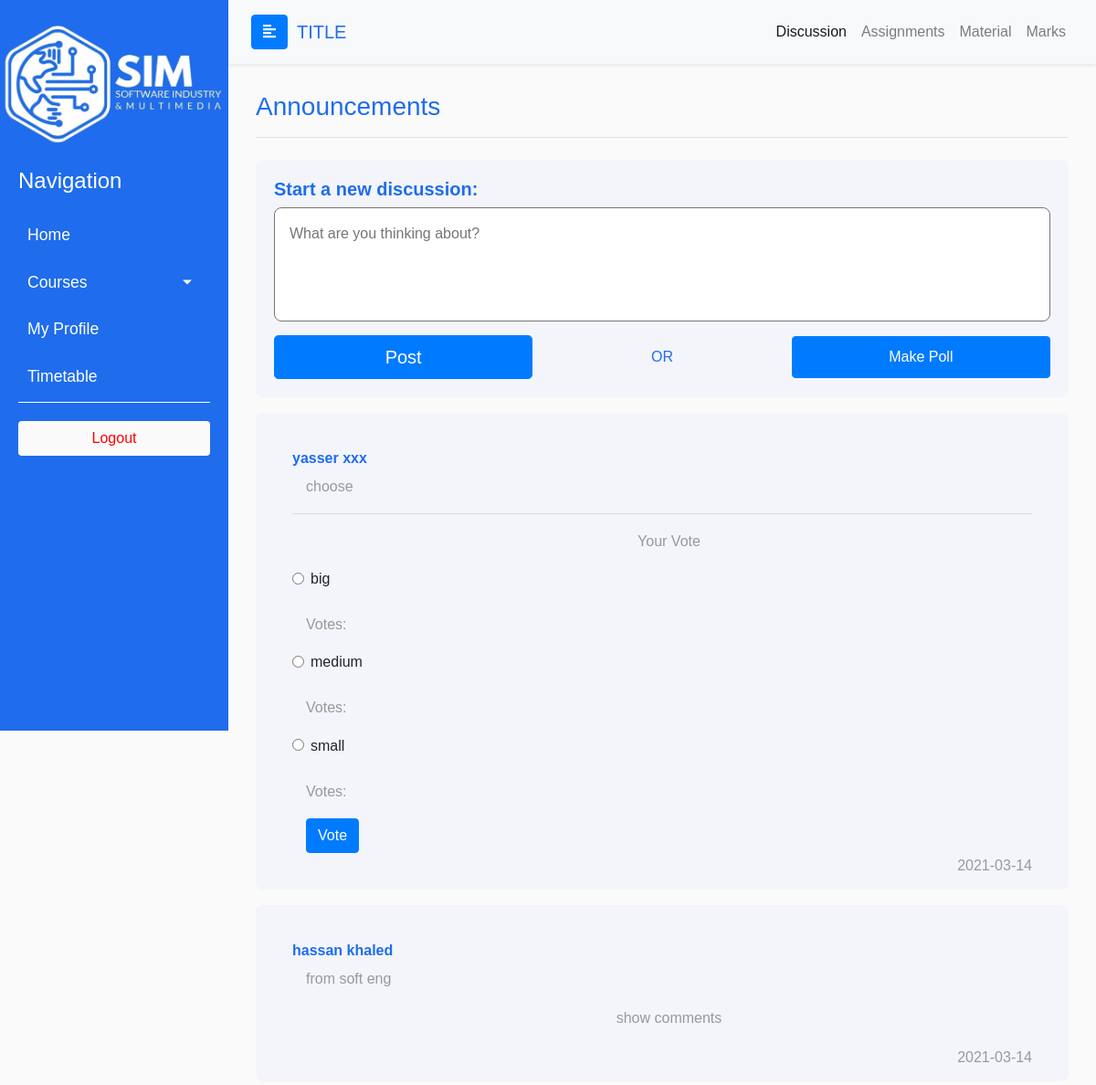
Screenshot of /student/discussion.php?course_id=6 (signed in) with the database file from the repository.
### tables this page shows
CREATE TABLE `polls` (
  `poll_id` int(10) NOT NULL,
  `id_user` int(12) NOT NULL,
  `poll_content` text NOT NULL,
  `poll_date` date NOT NULL,
  `id_course` int(12) NOT NULL,
  `id_semester` int(11) NOT NULL
);

CREATE TABLE `poll_options` (
  `option_id` int(12) NOT NULL,
  `id_poll` int(10) NOT NULL,
  `option_content` varchar(255) DEFAULT NULL,
  `votes` int(11) DEFAULT NULL
);

CREATE TABLE `posts` (
  `post_id` int(12) NOT NULL,
  `id_user` int(12) NOT NULL,
  `id_course` int(12) NOT NULL,
  `post_title` varchar(255) NOT NULL,
  `post_author` varchar(255) NOT NULL,
  `post_user` varchar(255) NOT NULL,
  `post_date` date NOT NULL,
  `post_image` text NOT NULL,
  `post_content` text NOT NULL,
  `post_tags` varchar(255) NOT NULL,
  `post_views_count` int(11) NOT NULL,
  `votes` int(5) NOT NULL DEFAULT 0,
  `id_semester` int(11) NOT NULL
);

### includes/utils/helper.php (called while the page is built, shortened)
<?php
function getCurrentSemester()
{
    global $conn;
    $query = "SELECT semester_id FROM semesters ORDER BY semester_id DESC LIMIT 1";
    $query_result = mysqli_query($conn, $query);
    if ($query_result) {
        $result = mysqli_fetch_assoc($query_result);
        return $result['semester_id'];
    } else {
        return -1;
    }
}

### includes/functions.php (called while the page is built, shortened)
<?php
include_once "db_conn.php";
include_once "utils\\helper.php";
include_once dirname(__FILE__, 1) . DIRECTORY_SEPARATOR . "Admin" . DIRECTORY_SEPARATOR . "all_types" . DIRECTORY_SEPARATOR . "functions.php";
$semester = getCurrentSemester();
function getUserName($user_id)
{
    global  $conn;
    $query = "SELECT first_name, middle_name FROM users  WHERE id = '$user_id' ";
    $result = mysqli_query($conn, $query);
    $user_name = "";
    while ($row = mysqli_fetch_assoc($result)) {
        $first = $row['first_name'];
        $middle = $row['middle_name'];
        $user_name .= $first;
        $user_name .= " ";
        $user_name .= $middle;
    }
    return $user_name;
}
function getAllPosts($course_id, $id_semester)
{
    global $conn;
    $query = "SELECT post_id, id_user,post_author, post_date, post_content, votes FROM posts WHERE id_course ='$course_id' AND id_semester = '$id_semester' ORDER BY post_id  DESC ";
    $result = mysqli_query($conn, $query);
    return $result;
}
function getPolls($id_course, $id_semester)
{
    global $conn;
    $query = "SELECT * FROM polls WHERE id_course = '$id_course' AND id_semester = '$id_semester' ORDER BY poll_id DESC ";
    $result = mysqli_query($conn, $query);
    return $result;
}
function getPollOptions($id_poll)
{
    global $conn;
    $query = "SELECT * FROM poll_options WHERE id_poll = '$id_poll' ";
    $result = mysqli_query($conn, $query);
    return $result;
}
function checkIfVotedPoll($poll_id, $user_id)
{
    global $conn;
    $query = "SELECT * FROM poll_votes WHERE id_poll = '$poll_id' AND id_user = '$user_id'";
    $result = mysqli_query($conn, $query);
    return mysqli_num_rows($result) != 0;
}

### student/discussion.php (the view, shortened to what this page needs)
<?php
if (isset($_GET['course_id'])) {
    $course_id = $_GET['course_id'];
    $semester_id = $_SESSION['semester_id'];
} else {
    header("Location:../my_profile.php");
}
$user_id = $_SESSION['id'];
?>
<!DOCTYPE html>
<html>
<head>
    <link rel="stylesheet" href="https://stackpath.bootstrapcdn.com/bootstrap/4.1.0/css/bootstrap.min.css">
    <link rel="stylesheet" href="../css/rootStyles.css">
    <link rel="stylesheet" href="css/dispost.css">
    <link rel="stylesheet" href="https://cdnjs.cloudflare.com/ajax/libs/malihu-custom-scrollbar-plugin/3.1.5/jquery.mCustomScrollbar.min.css">
</head>
<body>
    <div class="wrapper">
        <?php
        include_once dirname(__FILE__, 2) . DIRECTORY_SEPARATOR . "paths.php";
        include $student_sidebar_path;
        ?>
        <div id="content">
            <div class="page-body">
                <h3 style="color: #206cef;">
                    Announcements
                </h3>
                <hr class="mb-4">
                <div class="container discussion-form">
                    <h5 class="">Start a new discussion:</h5>
                    <form class="row" action="" method="post">
                        <div class="col-lg-12">
                            <textarea class="w-100 p-3" id="exampleFormControlTextarea1" name="post_text" style="resize: none; height: 125px; border-radius: 8px;" placeholder="What are you thinking about?"></textarea>
                        </div>
                        <div class="btn-grp w-100">
                            <button type="submit" name="post_btn" class="btn btn-primary  btn-lg btn-block">Post</button>
                            <div class="col-lg-4">OR</div>
                            <a type="button" class="col-lg-4 btn btn-primary" data-toggle="modal" data-target="#modalPoll" name="modalPoll">Make Poll</a>
                        </div>
                    </form>
                </div>
                <?php
                $polls = getPolls($course_id, $semester_id);
                while ($row = mysqli_fetch_assoc($polls)) {
                    $res_poll_id = $row['poll_id'];
                    $poll_id_user = $row['id_user'];
                    $res_poll_content = $row['poll_content'];
                    $res_poll_date = $row['poll_date'];
                    $poll_author = getUserName($poll_id_user);
                ?>
                    <form action="" method="post">
                        <div class="container post">
                            <h6>
                                <?php echo $poll_author; ?>
                            </h6>
                            <p>
                                <?php echo $res_poll_content; ?>
                            </p>
                            <hr>
                            <p class="text-center">
                                <strong>Your Vote</strong>
                            </p>
                            <?php
                            $poll_options = getPollOptions($res_poll_id);
                            while ($row = mysqli_fetch_assoc($poll_options)) {
                                $option_id = $row['option_id'];
                                $option_content = $row['option_content'];
                                $option_votes = $row['votes'];
                            ?>
                                <div class="form-check mb-4">
                                    <input class="form-check-input" name="option_id" type="radio" id="<?php echo $res_poll_id ?>" value="<?php echo $option_id ?>">
                                    <label class="form-check-label" for="<?php echo $res_poll_id ?>"><?php echo $option_content ?></label>
                                </div>
                                <p>Votes: <?php echo $option_votes; ?></p>
                            <?php }
                            if (!checkIfVotedPoll($res_poll_id, $user_id)) {
                            ?>
                                <div class=" container">
                                    <input type="submit" name="poll_vote" value="Vote" class="btn btn-primary ">
                                </div>
                            <?php } else {
                            ?>
                                <div class=" container">
                                    <input type="submit" name="redo_vote" value="Redo" class="btn btn-primary ">
                                </div>
                            <?php }
                            ?>
                            <p class="date"> <?php echo $res_poll_date ?> </p>
                        </div>
                    </form>
                <?php }
                ?>
                <?php
                $posts_result = getAllPosts($course_id, $semester_id);
                while ($row = mysqli_fetch_assoc($posts_result)) {
                    $result_post_id = $row['post_id'];
                    $result_post_date = $row['post_date'];
                    $result_post_author = $row['post_author'];
                    $result_post_content = $row['post_content'];
                ?>
                    <div class="container post">
                        <form action="" method="post">
                            <?php echo " <h6><a href=''>$result_post_author</a></h6>" ?>
                            <?php
                            echo "<p> $result_post_content </p>";
                            ?>
                            <p class="text-center"><a href="../post.php?<?php echo "course_id=$course_id&sem_id=$semester_id&" ?>p_id=<?php echo $result_post_id; ?>&u_id=<?php echo $user_id; ?>">show
                                    comments </a></p>
                            <?php
                            echo "<p class='date'>$result_post_date </p>";
                            ?>
                        </form>
                    </div>
                <?php } ?>
            </div>
        </div>
    </div>
</body>
</html>

### css/rootStyles.css (style rules this page uses)
:root { --primary: rgb(31,108,236); --danger: red; }
body { font-family: 'Poppins', sans-serif; background: #fafafa; }
p { font-family: 'Poppins', sans-serif; font-size: 1.1em; font-weight: 300; line-height: 1.7em; color: #999; }
a, a:hover, a:focus { color: inherit; text-decoration: none; transition: all 0.3s; }
.page-body { padding: 0 30px; }
.wrapper { display: flex; width: 100%; }
#content { width: calc(100% - 250px); min-height: 100vh; transition: all 0.3s; position: absolute; top: 0; right: 0; }

### student/css/dispost.css (style rules this page uses)
.post, .comment { background-color: rgba(31,108,236, 0.03); padding:40px; border-radius: 8px; margin-top: 17px; }
.discussion-form { background-color: rgba(31,108,236, 0.03); padding:20px; border-radius: 8px; }
.post h6, .discussion-form h5, .comment h6 { color:rgb(31,108,236); font-weight: bold; }
.post p { padding-left: 15px; font-size: 16px; }
.date { float: right; }
.btn-grp { min-height: 100%; padding: 0 15px; margin-top: 8px; display: flex; flex-direction: row; align-items: center; justify-content: space-evenly; }
.btn-grp div { text-align: center; color: rgb(31,108,236); }
.btn-grp a { color: #ffffff !important; padding: 10px; }

### rows the page displays
polls: poll_author "yasser xxx", poll_content "choose", poll_date "2021-03-14"
poll_options: option_content "big"
poll_options: option_content "medium"
poll_options: option_content "small"
posts: post_author "hassan khaled", post_content "from soft eng", post_date "2021-03-14"
